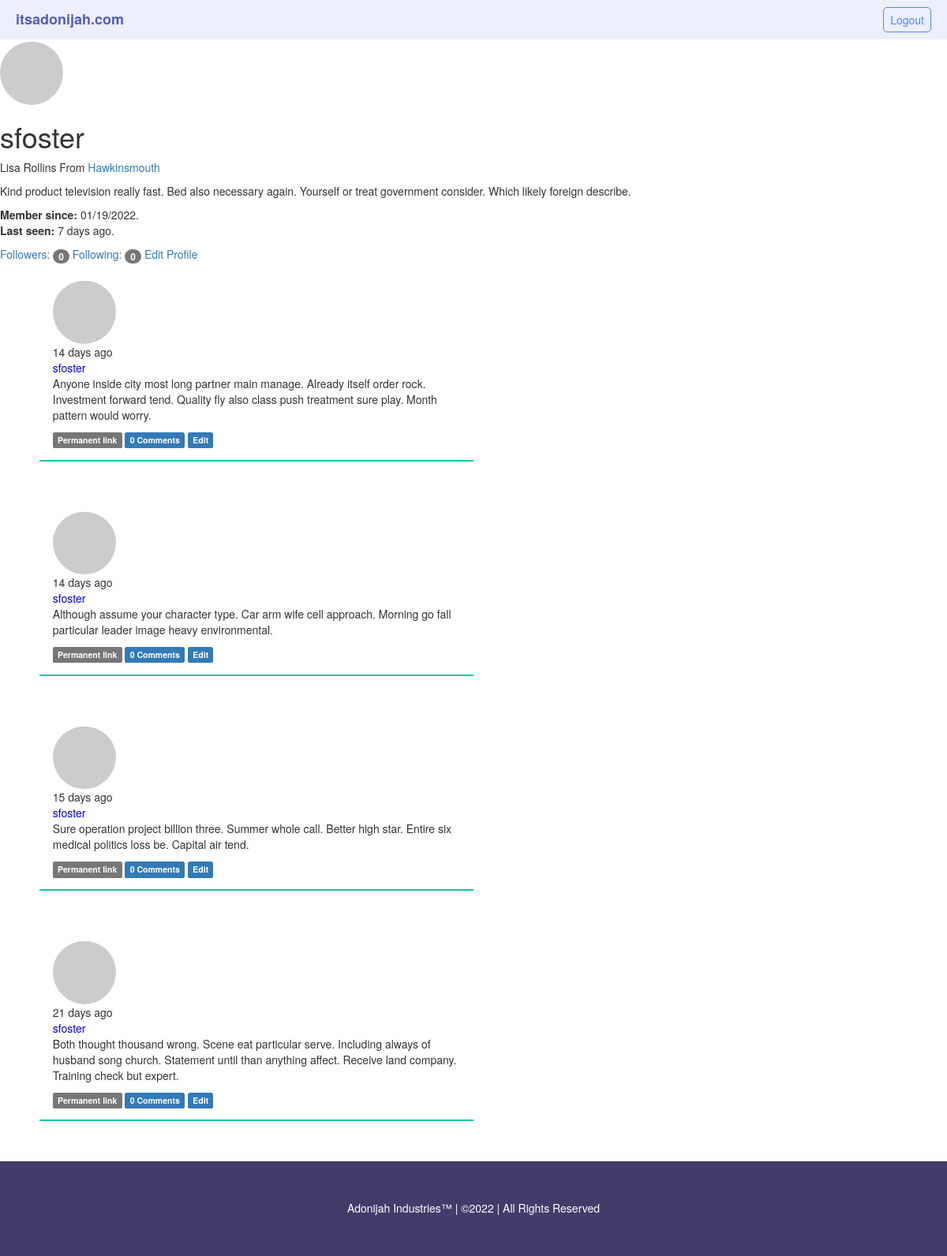
/user/sfoster (signed in), run on the app's committed database.
### app/models.py (models this page shows, shortened)
class User(UserMixin,db.Model):
    __tablename__='users'
    id=db.Column(db.Integer,primary_key=True,autoincrement=True)
    email=db.Column(db.String(64),unique=True,index=True)
    username=db.Column(db.String(64),unique=True,index=True)
    password_hash=db.Column(db.String(128))
    confirmed=db.Column(db.Boolean,default=False)
    name=db.Column(db.String(64))
    profile=db.Column(db.String(20),nullable=True)
    location=db.Column(db.String(64))
    about_me=db.Column(db.Text())
    member_since=db.Column(db.DateTime(),default=datetime.utcnow)
    last_seen=db.Column(db.DateTime(),default=datetime.utcnow)
    avatar_hash=db.Column(db.String(64))
    role_id=db.Column(db.Integer,db.ForeignKey('roles.id'))
    posts=db.relationship('Post',backref='author',lazy='dynamic')
    followed=db.relationship('Follow',foreign_keys=[Follow.follower_id],backref=db.backref('follower', lazy='joined'), lazy='dynamic', cascade='all, delete-orphan')
    followers = db.relationship('Follow', foreign_keys=[Follow.followed_id], backref=db.backref('followed', lazy='joined'), lazy='dynamic', cascade='all, delete-orphan')
    comments=db.relationship('Comment',backref='author',lazy='dynamic')
    @property
    def password(self):
        raise AttributeError('Password is not a readable attribute')
    def can(self,perm):
        return self.role is not None and self.role.has_permission(perm)
    def is_administrator(self):
        return self.can(Permission.ADMIN)
    def ping(self):
        self.last_seen=datetime.utcnow()
        db.session.add(self)
        db.session.commit()
    def gravatar(self,size=100,default='identicon',rating='g'):
        if request.is_secure:
            url = 'https://secure.gravatar.com/avatar'
        else:
            url = 'http://www.gravatar.com/avatar'
        hash = hashlib.md5(self.email.lower().encode('utf-8')).hexdigest()
        return '{url}/{hash}?s={size}&d={default}&r={rating}'.format(url=url, hash=hash, size=size, default=default, rating=rating)

class Post(db.Model):
    __tablename__='posts'
    id=db.Column(db.Integer,primary_key=True)
    body=db.Column(db.Text)
    timestamp=db.Column(db.DateTime,index=True,default=datetime.utcnow)
    body_html=db.Column(db.Text)
    author_id=db.Column(db.Integer,db.ForeignKey('users.id'))
    comments=db.relationship('Comment',backref='post',lazy='dynamic')

### app/main/views.py (the view)
@main.route('/user/<username>')
def user(username):
    user=User.query.filter_by(username=username).first_or_404()
    if user is None:
        abort(404)
    posts=user.posts.order_by(Post.timestamp.desc()).all()
    return render_template('user.html',user=user,posts=posts)

### app/main/__init__.py (called while the page is built)
@main.app_context_processor
def inject_permission():
    return dict(Permission=Permission)

### app/main/views.py (called while the page is built)
@main.after_app_request
def after_request(response):
    for query in get_debug_queries():
        if query.duration >= current_app.config['MICROBLOG_SLOW_DB_QUERY_TIME']:
            current_app.logger.warning('Slow query: %s\nParameters: %s\nDuration: %fs\nContext: %s\n'% (query.statement, query.parameters, query.duration, query.context))
    return response

@main.before_app_request
def before_request():
    if current_user.is_authenticated and not current_user.confirmed and request.blueprint !='main' and request.endpoint !='static':
        return redirect(url_for('main.unconfirmed'))

@main.before_app_request
def before_request():
    if current_user.is_authenticated:
        current_user.ping()
        if not current_user.confirmed and request.endpoint and request.blueprint !='main' and request.endpoint != 'static':
            return redirect(url_for('main.unconfirmed'))

### app/models.py (called while the page is built)
@login_manager.user_loader
def load_user(user_id):
    return User.query.get(int(user_id))

### app/templates/user.html (shortened to what this page needs)
{%extends "base.html"%}
{%block content%}
    <img class="img-circle profile-thumbnail" src="{{user.gravatar(size=256)}}"
    <div class="page-header">
        <h1>{{ user.username }}</h1>
        {% if user.name or user.location %}
        <p>
            {% if user.name %}{{ user.name }}{% endif %}
            {% if user.location %}
                From <a href="http://maps.google.com/?q={{ user.location }}" target="blank">{{ user.location }}</a>
            {% endif %}
            </p>
        {% endif %}
        {% if user.about_me %}<p>{{ user.about_me }}</p>{% endif %}
        <p>
            <b>Member since:</b> {{ moment(user.member_since).format('L') }}.
            <br/>
            <b>Last seen:</b> {{ moment(user.last_seen).fromNow() }}.
        </p>
        <a href="{{ url_for('main.followers', username=user.username) }}">Followers: <span class="badge">{{ user.followers.count()-1 }}</span>
        </a>
        <a href="{{ url_for('main.followed_by', username=user.username) }}">Following: <span class="badge">{{ user.followed.count() -1 }}</span>
        </a>
        {%if user==current_user%}
            <a href="{{url_for('main.edit_profile')}}">Edit Profile</a>
        {%endif%}
    {%include '_posts.html'%}
    {{super()}}
{%endblock%}

### app/templates/_posts.html (shortened to what this page needs)
<ul class="posts">
{% for post in posts %}
    <li class="post">
        <div class="profile-thumbnail">
            <a href="{{ url_for('main.user', username=post.author.username) }}"><img class="img-circle profile-thumbnail" src="{{ post.author.gravatar(size=40) }}"></a>
        </div>
        <div class="post-date">
            {{ moment(post.timestamp).fromNow() }}
        </div>
        <div class="post-author">
            <a href="{{ url_for('main.user', username=post.author.username) }}"> {{ post.author.username }}</a>
        </div>
        <div class="post-body">
            {% if post.body_html %}
                {{ post.body_html | safe }}
            {% else %}
                {{ post.body }}
            {% endif %}
            <div class="post-footer">
                <a href="{{ url_for('main.post', id=post.id) }}"><span class="label label-default">Permanent link</span></a>
                <a href="{{ url_for('main.post', id=post.id) }}#comments">
                    <span class="label label-primary">{{ post.comments.count() }} Comments</span>
                </a>
                {% if current_user == post.author %}
                    <a href="{{ url_for('main.edit', id=post.id) }}"><span class="label label-primary">Edit</span></a>
                {% elif current_user.is_administrator() %}
                    <a href="{{ url_for('main.edit', id=post.id) }}"><span class="label label-danger">Edit [Admin]</span></a>
                {% endif %}
            </div>
        </div>
    </li>
{% endfor %}
</ul>

### app/static/styles/styles.css (style rules this page uses)
:root { box-sizing: border-box; }
body { font: 'Ariel', 'sans-serif'; }
ul { list-style: none; height: 100%; display: flex; align-items: center; justify-content: space-around; }
ul a { color: white; }
ul li { padding: 5px; margin-left: 10px; }
.posts { display: flex; flex-direction: column; }
.post { flex: 1; padding: 1.2em; align-items: left; border-bottom: 2px solid rgb(7, 197, 172); }
.post-author>a { color: blue !important; }
.profile-thumbnail { margin-right: -5em; padding-top: .2em; }
@media (min-width:560px) { .posts { display: flex; max-width: 50%; flex-direction: column; justify-content: left; } }
@media (min-width:560px) { .post { display: flex; flex-direction: column; justify-content: left; } }

### data on the page
User: username "sfoster", name "Lisa Rollins", location "Hawkinsmouth", about_me "Kind product television really fast. Bed also necessary again. Yourself or treat government consider. Which likely foreign describe.", member_since "01/19/2022", last_seen "7 days ago"
Post: timestamp "14 days ago", author.username "sfoster", body_html "Anyone inside city most long partner main manage. Already itself order rock. Investment forward tend. Quality fly also class push treatment sure play. Month pattern would worry.", comments.count "0"
Post: timestamp "14 days ago", author.username "sfoster", body_html "Although assume your character type. Car arm wife cell approach. Morning go fall particular leader image heavy environmental.", comments.count "0"
Post: timestamp "15 days ago", author.username "sfoster", body_html "Sure operation project billion three. Summer whole call. Better high star. Entire six medical politics loss be. Capital air tend.", comments.count "0"
Post: timestamp "21 days ago", author.username "sfoster", body_html "Both thought thousand wrong. Scene eat particular serve. Including always of husband song church. Statement until than anything affect. Receive land company. Training check but expert.", comments.count "0"

### other printed values
{{ user.followers.count()-1 }} "0"
{{ user.followed.count() -1 }} "0"
